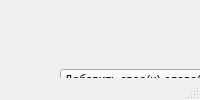
<?xml version="1.0" encoding="UTF-8"?>
<ui version="4.0">
 <class>MainWindow</class>
 <widget class="QMainWindow" name="MainWindow">
  <property name="windowTitle">
   <string>MainWindow</string>
  </property>
  <widget class="QWidget" name="centralwidget">
   <widget class="QWidget" name="horizontalLayoutWidget">
    <property name="geometry">
     <rect>
      <x>60</x>
      <y>40</y>
      <width>452</width>
      <height>80</height>
     </rect>
    </property>
    <layout class="QHBoxLayout" name="horizontalLayout_v1">
     <item>
      <widget class="QPushButton" name="delete_btn">
       <property name="text">
        <string>Добавить свое(и) слово(а)</string>
       </property>
      </widget>
     </item>
     <item>
      <widget class="QPushButton" name="add_btn">
       <property name="text">
        <string>Удалить слово(а)</string>
       </property>
      </widget>
     </item>
     <item>
      <widget class="QPushButton" name="pushButton">
       <property name="text">
        <string>Посмотреть базу данных</string>
       </property>
      </widget>
     </item>
    </layout>
   </widget>
  </widget>
  <widget class="QMenuBar" name="menubar">
   <property name="geometry">
    <rect>
     <x>0</x>
     <y>0</y>
     <width>600</width>
     <height>26</height>
    </rect>
   </property>
  </widget>
  <widget class="QStatusBar" name="statusbar"/>
 </widget>
 <resources/>
 <connections/>
</ui>
